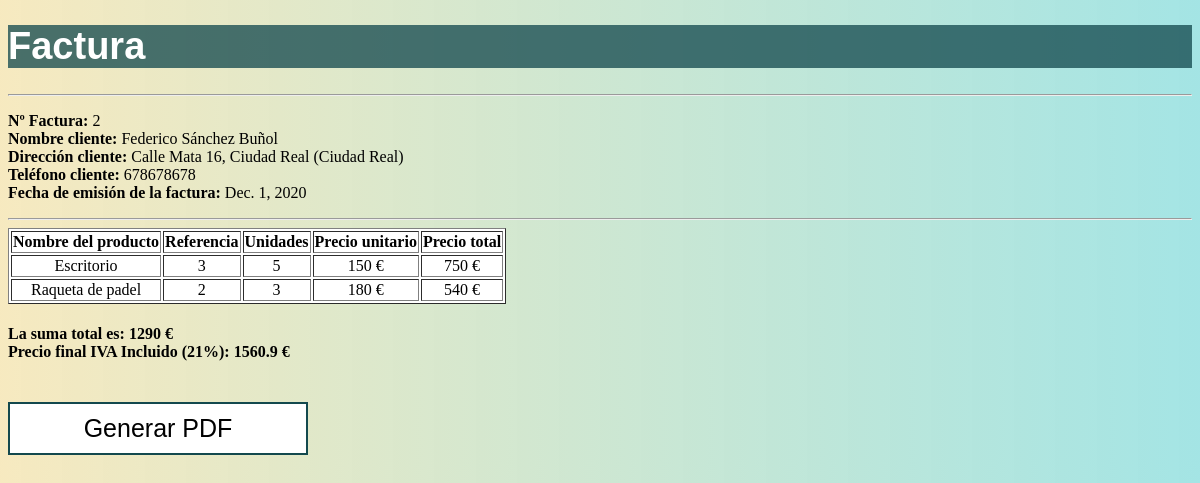
The app's page /factura/2 with its own data.
### factura/models.py (models this page shows, shortened)
class Factura(models.Model):
    num = models.AutoField(primary_key=True)
    anio = models.IntegerField(verbose_name='Año')
    fecha_emision = models.DateField()
    cliente_nombre = models.CharField(max_length=30)
    cliente_direccion = models.CharField(max_length=50)
    cliente_telefono = models.IntegerField()

class LineaFactura(models.Model):
    id_linea = models.AutoField(primary_key=True)
    producto = models.ForeignKey(
        Producto,
        on_delete=models.PROTECT,
        )
    unidades = models.IntegerField()
    factura = models.ForeignKey(
        Factura,
        on_delete=models.PROTECT,
        )
    def precio_total(self):
        pt = self.unidades * self.producto.precio_unitario
        return pt

class Producto(models.Model):
    ref_producto = models.AutoField(primary_key=True)
    nombre_producto = models.CharField(max_length=30)
    descripcion_producto = models.CharField(max_length=250, blank=True, null=True)
    precio_unitario = models.IntegerField()
    seccion = models.CharField(max_length=30)

### factura/views.py (the view)
# urls.py: path('factura/<int:num>', views.factura_detalle),
def factura_detalle(request,num):
    psum=0
    for i in LineaFactura.objects.filter(factura=num):
        psum = psum + i.precio_total()
    ptiva = round(psum*1.21,2)
    contenido = {
        'factura': Factura.objects.get(pk=num),
        'linea_f': LineaFactura.objects.filter(factura=num),
        'psum': psum,
        'ptiva': ptiva,
    }
    return render(request, 'factura/factura_detalle.html', contenido)

### factura/templates/factura/factura_detalle.html (shortened to what this page needs)
{% extends 'factura/base.html' %}
{% block content %}
<h1 class="title">Factura</h1>
<hr>
    <p><strong>Nº Factura:</strong> {{ factura.pk }}<br>
        <strong>Nombre cliente:</strong> {{ factura.cliente_nombre }}<br>
        <strong>Dirección cliente:</strong> {{ factura.cliente_direccion }}<br>
        <strong>Teléfono cliente:</strong> {{ factura.cliente_telefono }}<br>
        <strong>Fecha de emisión de la factura:</strong> {{ factura.fecha_emision }}
    </p>
<hr>
<div><table class="table" border="1">
    <thead class="thead-dark">
        <tr>
            <th scope="col">  Nombre del producto  </th>
            <th scope="col">  Referencia  </th>
            <th scope="col">  Unidades  </th>
            <th scope="col">  Precio unitario  </th>
            <th scope="col">  Precio total  </th>
        </tr>
    </thead>
    <tbody>
        {% for l in linea_f %}
        <tr>
            <td>{{ l.producto.nombre_producto }}</td>
            <td>{{ l.producto.ref_producto }}</td>
            <td>{{ l.unidades }}</td>
            <td>{{ l.producto.precio_unitario }} €</td>
            <td>{{ l.precio_total }} €</td>
        </tr>
        {% endfor %}
    </tbody>
</table>
</div>
<h4>
La suma total es: {{ psum }} €<br>
Precio final IVA Incluido (21%): {{ ptiva }} €
</h4>
<form id="my-form">
    <div>
        <a href='{{ factura.pk }}/pdf'>
            <button class="button button1" id= "button1" type="button">Generar PDF</button></a>
    </div>
</form>
{% endblock content %}

### factura/templates/factura/base.html (style rules this page uses)
body { background-image: linear-gradient(90deg, rgba(238, 212, 129, 0.5), rgba(107, 212, 212, 0.616)), url("https://images.unsplash.com/photo-1454165804606-c3d57bc86b40?ixlib=rb-1.2.1&ixid=MXwxMjA3fDB8MHxwaG90by1wYWdlfHx8fGVufDB8fHw%3D&auto=format&fit=crop&w=750&q=80"); background-size: cover; text-align: center; }
h1 { background-color: rgba(19, 73, 78, 0.76); color: white; font-family: Arial, "Helvetica Neue", Helvetica, sans-serif; font-size: 38px; }
#my-form { display: flex; flex-direction: column; }
.button { display: inline-block; border: none; color: white; padding: 10px; text-align: center; text-decoration: none; font-size: 25px; transition-duration: 1s; cursor: pointer; margin-top: 20px; width: 300px; height: auto; }
.button1 { background-color: white; color: black; border: 2px solid rgb(19, 73, 78); }

### factura/templates/factura/factura_detalle.html (style rules this page uses)
body { text-align: left; }
table { background-color: white; text-align: center; }

### records on screen
Factura: pk "2", cliente_nombre "Federico Sánchez Buñol", cliente_direccion "Calle Mata 16, Ciudad Real (Ciudad Real)", cliente_telefono "678678678", fecha_emision "Dec. 1, 2020"
LineaFactura: producto.nombre_producto "Escritorio", producto.ref_producto "3", unidades "5", producto.precio_unitario "150", precio_total "750"
LineaFactura: producto.nombre_producto "Raqueta de padel", producto.ref_producto "2", unidades "3", producto.precio_unitario "180", precio_total "540"

### other values on screen
{{ psum }} "1290"
{{ ptiva }} "1560.9"
